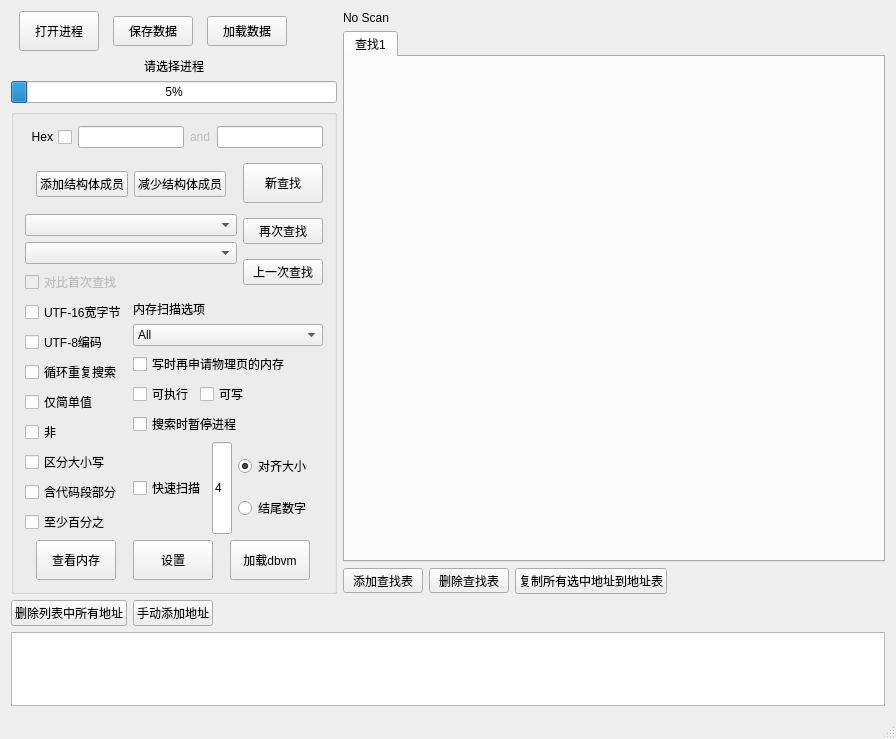
<?xml version="1.0" encoding="UTF-8"?>
<ui version="4.0">
 <class>CheatEngine_With_QtClass</class>
 <widget class="QMainWindow" name="CheatEngine_With_QtClass">
  <property name="geometry">
   <rect>
    <x>0</x>
    <y>0</y>
    <width>896</width>
    <height>739</height>
   </rect>
  </property>
  <property name="sizePolicy">
   <sizepolicy hsizetype="Expanding" vsizetype="Preferred">
    <horstretch>0</horstretch>
    <verstretch>0</verstretch>
   </sizepolicy>
  </property>
  <property name="acceptDrops">
   <bool>false</bool>
  </property>
  <property name="windowTitle">
   <string>CheatEngine_With_Qt</string>
  </property>
  <widget class="QWidget" name="centralWidget">
   <layout class="QVBoxLayout" name="verticalLayout">
    <item>
     <layout class="QHBoxLayout" name="horizontalLayout" stretch="0,1">
      <item>
       <layout class="QVBoxLayout" name="verticalLayout_scan_panel">
        <item>
         <layout class="QHBoxLayout" name="horizontalLayout_9">
          <item>
           <widget class="QPushButton" name="pushButton_openProcess">
            <property name="sizePolicy">
             <sizepolicy hsizetype="Fixed" vsizetype="Fixed">
              <horstretch>0</horstretch>
              <verstretch>0</verstretch>
             </sizepolicy>
            </property>
            <property name="minimumSize">
             <size>
              <width>0</width>
              <height>40</height>
             </size>
            </property>
            <property name="text">
             <string>打开进程</string>
            </property>
           </widget>
          </item>
          <item>
           <widget class="QPushButton" name="pushButton_save_data_to_file">
            <property name="sizePolicy">
             <sizepolicy hsizetype="Fixed" vsizetype="Fixed">
              <horstretch>0</horstretch>
              <verstretch>0</verstretch>
             </sizepolicy>
            </property>
            <property name="minimumSize">
             <size>
              <width>0</width>
              <height>30</height>
             </size>
            </property>
            <property name="text">
             <string>保存数据</string>
            </property>
           </widget>
          </item>
          <item>
           <widget class="QPushButton" name="pushButton_load_data_from_file">
            <property name="sizePolicy">
             <sizepolicy hsizetype="Fixed" vsizetype="Fixed">
              <horstretch>0</horstretch>
              <verstretch>0</verstretch>
             </sizepolicy>
            </property>
            <property name="minimumSize">
             <size>
              <width>0</width>
              <height>30</height>
             </size>
            </property>
            <property name="text">
             <string>加载数据</string>
            </property>
           </widget>
          </item>
          <item>
           <spacer name="horizontalSpacer">
            <property name="orientation">
             <enum>Qt::Orientation::Horizontal</enum>
            </property>
            <property name="sizeType">
             <enum>QSizePolicy::Policy::Fixed</enum>
            </property>
            <property name="sizeHint" stdset="0">
             <size>
              <width>40</width>
              <height>20</height>
             </size>
            </property>
           </spacer>
          </item>
         </layout>
        </item>
        <item>
         <layout class="QVBoxLayout" name="verticalLayout_2">
          <property name="sizeConstraint">
           <enum>QLayout::SizeConstraint::SetDefaultConstraint</enum>
          </property>
          <property name="bottomMargin">
           <number>0</number>
          </property>
          <item>
           <widget class="QLabel" name="label_Process_name">
            <property name="sizePolicy">
             <sizepolicy hsizetype="Expanding" vsizetype="Fixed">
              <horstretch>0</horstretch>
              <verstretch>0</verstretch>
             </sizepolicy>
            </property>
            <property name="autoFillBackground">
             <bool>true</bool>
            </property>
            <property name="text">
             <string>请选择进程</string>
            </property>
            <property name="alignment">
             <set>Qt::AlignmentFlag::AlignCenter</set>
            </property>
           </widget>
          </item>
          <item>
           <widget class="QProgressBar" name="progressBar">
            <property name="enabled">
             <bool>true</bool>
            </property>
            <property name="sizePolicy">
             <sizepolicy hsizetype="Expanding" vsizetype="Fixed">
              <horstretch>0</horstretch>
              <verstretch>0</verstretch>
             </sizepolicy>
            </property>
            <property name="value">
             <number>5</number>
            </property>
           </widget>
          </item>
         </layout>
        </item>
        <item>
         <widget class="QGroupBox" name="groupBox">
          <property name="sizePolicy">
           <sizepolicy hsizetype="Fixed" vsizetype="Fixed">
            <horstretch>0</horstretch>
            <verstretch>0</verstretch>
           </sizepolicy>
          </property>
          <property name="title">
           <string/>
          </property>
          <layout class="QVBoxLayout" name="verticalLayout_11">
           <item>
            <layout class="QHBoxLayout" name="horizontalLayout_scan_input" stretch="0,1,0,1">
             <item>
              <widget class="QCheckBox" name="checkBox_Hex_Value">
               <property name="sizePolicy">
                <sizepolicy hsizetype="Expanding" vsizetype="Fixed">
                 <horstretch>0</horstretch>
                 <verstretch>0</verstretch>
                </sizepolicy>
               </property>
               <property name="layoutDirection">
                <enum>Qt::LayoutDirection::RightToLeft</enum>
               </property>
               <property name="text">
                <string>Hex</string>
               </property>
              </widget>
             </item>
             <item>
              <widget class="QLineEdit" name="lineEdit_ValueInput">
               <property name="sizePolicy">
                <sizepolicy hsizetype="Ignored" vsizetype="Fixed">
                 <horstretch>0</horstretch>
                 <verstretch>0</verstretch>
                </sizepolicy>
               </property>
              </widget>
             </item>
             <item>
              <widget class="QLabel" name="label_and">
               <property name="enabled">
                <bool>false</bool>
               </property>
               <property name="sizePolicy">
                <sizepolicy hsizetype="Fixed" vsizetype="Fixed">
                 <horstretch>0</horstretch>
                 <verstretch>0</verstretch>
                </sizepolicy>
               </property>
               <property name="minimumSize">
                <size>
                 <width>0</width>
                 <height>0</height>
                </size>
               </property>
               <property name="text">
                <string>and</string>
               </property>
              </widget>
             </item>
             <item>
              <widget class="QLineEdit" name="lineEdit_ValueInput2">
               <property name="enabled">
                <bool>true</bool>
               </property>
               <property name="sizePolicy">
                <sizepolicy hsizetype="Ignored" vsizetype="Fixed">
                 <horstretch>0</horstretch>
                 <verstretch>0</verstretch>
                </sizepolicy>
               </property>
              </widget>
             </item>
            </layout>
           </item>
           <item>
            <layout class="QHBoxLayout" name="horizontalLayout_10" stretch="1,0">
             <item>
              <layout class="QVBoxLayout" name="verticalLayout_5">
               <item>
                <widget class="QWidget" name="widget_StructurePanel" native="true">
                 <layout class="QVBoxLayout" name="verticalLayout_9">
                  <item>
                   <layout class="QVBoxLayout" name="layout_Struct_MemberList">
                    <item>
                     <widget class="QWidget" name="widget_Standard_Struct_InputArea" native="true"/>
                    </item>
                    <item>
                     <layout class="QHBoxLayout" name="horizontalLayout_2">
                      <item>
                       <widget class="QPushButton" name="pushButton_Add_Struct_Member">
                        <property name="text">
                         <string>添加结构体成员</string>
                        </property>
                       </widget>
                      </item>
                      <item>
                       <widget class="QPushButton" name="pushButton_Remove_Struct_Member">
                        <property name="text">
                         <string>减少结构体成员</string>
                        </property>
                       </widget>
                      </item>
                     </layout>
                    </item>
                   </layout>
                  </item>
                 </layout>
                </widget>
               </item>
               <item>
                <widget class="QComboBox" name="comboBox_Value_Data_Size">
                 <property name="sizePolicy">
                  <sizepolicy hsizetype="Expanding" vsizetype="Fixed">
                   <horstretch>0</horstretch>
                   <verstretch>0</verstretch>
                  </sizepolicy>
                 </property>
                </widget>
               </item>
               <item>
                <widget class="QComboBox" name="comboBox_atribute_For_Find">
                 <property name="sizePolicy">
                  <sizepolicy hsizetype="Expanding" vsizetype="Fixed">
                   <horstretch>0</horstretch>
                   <verstretch>0</verstretch>
                  </sizepolicy>
                 </property>
                </widget>
               </item>
               <item>
                <widget class="QCheckBox" name="checkBox_compare_first_scan">
                 <property name="enabled">
                  <bool>false</bool>
                 </property>
                 <property name="sizePolicy">
                  <sizepolicy hsizetype="Fixed" vsizetype="Fixed">
                   <horstretch>0</horstretch>
                   <verstretch>0</verstretch>
                  </sizepolicy>
                 </property>
                 <property name="text">
                  <string>对比首次查找</string>
                 </property>
                </widget>
               </item>
              </layout>
             </item>
             <item>
              <layout class="QVBoxLayout" name="verticalLayout_12">
               <item>
                <widget class="QPushButton" name="pushButton_new_find">
                 <property name="sizePolicy">
                  <sizepolicy hsizetype="Fixed" vsizetype="Fixed">
                   <horstretch>0</horstretch>
                   <verstretch>0</verstretch>
                  </sizepolicy>
                 </property>
                 <property name="minimumSize">
                  <size>
                   <width>0</width>
                   <height>40</height>
                  </size>
                 </property>
                 <property name="text">
                  <string>新查找</string>
                 </property>
                </widget>
               </item>
               <item>
                <widget class="QPushButton" name="pushButton_next_find">
                 <property name="sizePolicy">
                  <sizepolicy hsizetype="Fixed" vsizetype="Fixed">
                   <horstretch>0</horstretch>
                   <verstretch>0</verstretch>
                  </sizepolicy>
                 </property>
                 <property name="text">
                  <string>再次查找</string>
                 </property>
                </widget>
               </item>
               <item>
                <widget class="QPushButton" name="pushButton_pre_find">
                 <property name="sizePolicy">
                  <sizepolicy hsizetype="Fixed" vsizetype="Fixed">
                   <horstretch>0</horstretch>
                   <verstretch>0</verstretch>
                  </sizepolicy>
                 </property>
                 <property name="text">
                  <string>上一次查找</string>
                 </property>
                </widget>
               </item>
              </layout>
             </item>
            </layout>
           </item>
           <item>
            <layout class="QHBoxLayout" name="horizontalLayout_7" stretch="0,1">
             <item>
              <layout class="QVBoxLayout" name="verticalLayout_4">
               <item>
                <widget class="QCheckBox" name="checkBox_use_UTF16">
                 <property name="sizePolicy">
                  <sizepolicy hsizetype="Fixed" vsizetype="Fixed">
                   <horstretch>0</horstretch>
                   <verstretch>0</verstretch>
                  </sizepolicy>
                 </property>
                 <property name="minimumSize">
                  <size>
                   <width>0</width>
                   <height>0</height>
                  </size>
                 </property>
                 <property name="text">
                  <string>UTF-16宽字节</string>
                 </property>
                </widget>
               </item>
               <item>
                <widget class="QCheckBox" name="checkBox_use_UTF8">
                 <property name="sizePolicy">
                  <sizepolicy hsizetype="Fixed" vsizetype="Fixed">
                   <horstretch>0</horstretch>
                   <verstretch>0</verstretch>
                  </sizepolicy>
                 </property>
                 <property name="text">
                  <string>UTF-8编码</string>
                 </property>
                </widget>
               </item>
               <item>
                <widget class="QCheckBox" name="checkBox_repeat">
                 <property name="sizePolicy">
                  <sizepolicy hsizetype="Fixed" vsizetype="Fixed">
                   <horstretch>0</horstretch>
                   <verstretch>0</verstretch>
                  </sizepolicy>
                 </property>
                 <property name="text">
                  <string>循环重复搜索</string>
                 </property>
                </widget>
               </item>
               <item>
                <widget class="QCheckBox" name="checkBox_Only_Simple_Value">
                 <property name="sizePolicy">
                  <sizepolicy hsizetype="Fixed" vsizetype="Fixed">
                   <horstretch>0</horstretch>
                   <verstretch>0</verstretch>
                  </sizepolicy>
                 </property>
                 <property name="text">
                  <string>仅简单值</string>
                 </property>
                </widget>
               </item>
               <item>
                <widget class="QCheckBox" name="checkBox_Not">
                 <property name="sizePolicy">
                  <sizepolicy hsizetype="Fixed" vsizetype="Fixed">
                   <horstretch>0</horstretch>
                   <verstretch>0</verstretch>
                  </sizepolicy>
                 </property>
                 <property name="text">
                  <string>非</string>
                 </property>
                </widget>
               </item>
               <item>
                <widget class="QCheckBox" name="checkBox_Caps_Check">
                 <property name="sizePolicy">
                  <sizepolicy hsizetype="Fixed" vsizetype="Fixed">
                   <horstretch>0</horstretch>
                   <verstretch>0</verstretch>
                  </sizepolicy>
                 </property>
                 <property name="text">
                  <string>区分大小写</string>
                 </property>
                </widget>
               </item>
               <item>
                <widget class="QCheckBox" name="checkBox_Include_Code_Section">
                 <property name="sizePolicy">
                  <sizepolicy hsizetype="Fixed" vsizetype="Fixed">
                   <horstretch>0</horstretch>
                   <verstretch>0</verstretch>
                  </sizepolicy>
                 </property>
                 <property name="text">
                  <string>含代码段部分</string>
                 </property>
                </widget>
               </item>
               <item>
                <widget class="QCheckBox" name="checkBox_percent">
                 <property name="sizePolicy">
                  <sizepolicy hsizetype="Fixed" vsizetype="Fixed">
                   <horstretch>0</horstretch>
                   <verstretch>0</verstretch>
                  </sizepolicy>
                 </property>
                 <property name="text">
                  <string>至少百分之</string>
                 </property>
                </widget>
               </item>
               <item>
                <spacer name="verticalSpacer_2">
                 <property name="orientation">
                  <enum>Qt::Orientation::Vertical</enum>
                 </property>
                 <property name="sizeHint" stdset="0">
                  <size>
                   <width>20</width>
                   <height>0</height>
                  </size>
                 </property>
                </spacer>
               </item>
              </layout>
             </item>
             <item>
              <layout class="QVBoxLayout" name="verticalLayout_7">
               <item>
                <widget class="QLabel" name="label">
                 <property name="enabled">
                  <bool>true</bool>
                 </property>
                 <property name="sizePolicy">
                  <sizepolicy hsizetype="Fixed" vsizetype="Fixed">
                   <horstretch>0</horstretch>
                   <verstretch>0</verstretch>
                  </sizepolicy>
                 </property>
                 <property name="text">
                  <string>内存扫描选项</string>
                 </property>
                 <property name="alignment">
                  <set>Qt::AlignmentFlag::AlignLeading|Qt::AlignmentFlag::AlignLeft|Qt::AlignmentFlag::AlignVCenter</set>
                 </property>
                </widget>
               </item>
               <item>
                <widget class="QComboBox" name="comboBox_process_module_List">
                 <property name="sizePolicy">
                  <sizepolicy hsizetype="Expanding" vsizetype="Fixed">
                   <horstretch>0</horstretch>
                   <verstretch>0</verstretch>
                  </sizepolicy>
                 </property>
                 <property name="layoutDirection">
                  <enum>Qt::LayoutDirection::LeftToRight</enum>
                 </property>
                 <item>
                  <property name="text">
                   <string>All</string>
                  </property>
                 </item>
                </widget>
               </item>
               <item>
                <widget class="QCheckBox" name="checkBox_8">
                 <property name="sizePolicy">
                  <sizepolicy hsizetype="Fixed" vsizetype="Fixed">
                   <horstretch>0</horstretch>
                   <verstretch>0</verstretch>
                  </sizepolicy>
                 </property>
                 <property name="text">
                  <string>写时再申请物理页的内存</string>
                 </property>
                </widget>
               </item>
               <item>
                <layout class="QHBoxLayout" name="horizontalLayout_4">
                 <item>
                  <widget class="QCheckBox" name="checkBox_able_to_execute">
                   <property name="sizePolicy">
                    <sizepolicy hsizetype="Fixed" vsizetype="Fixed">
                     <horstretch>0</horstretch>
                     <verstretch>0</verstretch>
                    </sizepolicy>
                   </property>
                   <property name="text">
                    <string>可执行</string>
                   </property>
                  </widget>
                 </item>
                 <item>
                  <widget class="QCheckBox" name="checkBox_able_to_write">
                   <property name="sizePolicy">
                    <sizepolicy hsizetype="Fixed" vsizetype="Fixed">
                     <horstretch>0</horstretch>
                     <verstretch>0</verstretch>
                    </sizepolicy>
                   </property>
                   <property name="text">
                    <string>可写</string>
                   </property>
                  </widget>
                 </item>
                 <item>
                  <spacer name="horizontalSpacer_4">
                   <property name="orientation">
                    <enum>Qt::Orientation::Horizontal</enum>
                   </property>
                   <property name="sizeHint" stdset="0">
                    <size>
                     <width>40</width>
                     <height>20</height>
                    </size>
                   </property>
                  </spacer>
                 </item>
                </layout>
               </item>
               <item>
                <widget class="QCheckBox" name="checkBox_scaning_suspend_process">
                 <property name="sizePolicy">
                  <sizepolicy hsizetype="Fixed" vsizetype="Fixed">
                   <horstretch>0</horstretch>
                   <verstretch>0</verstretch>
                  </sizepolicy>
                 </property>
                 <property name="text">
                  <string>搜索时暂停进程</string>
                 </property>
                </widget>
               </item>
               <item>
                <layout class="QHBoxLayout" name="horizontalLayout_3">
                 <item>
                  <widget class="QCheckBox" name="checkBox_fast_scan">
                   <property name="sizePolicy">
                    <sizepolicy hsizetype="Fixed" vsizetype="Fixed">
                     <horstretch>0</horstretch>
                     <verstretch>0</verstretch>
                    </sizepolicy>
                   </property>
                   <property name="text">
                    <string>快速扫描</string>
                   </property>
                  </widget>
                 </item>
                 <item>
                  <widget class="QLineEdit" name="lineEdit_fast_scan_value">
                   <property name="sizePolicy">
                    <sizepolicy hsizetype="Fixed" vsizetype="Expanding">
                     <horstretch>0</horstretch>
                     <verstretch>0</verstretch>
                    </sizepolicy>
                   </property>
                   <property name="maximumSize">
                    <size>
                     <width>20</width>
                     <height>16777215</height>
                    </size>
                   </property>
                   <property name="text">
                    <string>4</string>
                   </property>
                   <property name="alignment">
                    <set>Qt::AlignmentFlag::AlignLeading|Qt::AlignmentFlag::AlignLeft|Qt::AlignmentFlag::AlignVCenter</set>
                   </property>
                  </widget>
                 </item>
                 <item>
                  <layout class="QVBoxLayout" name="verticalLayout_6">
                   <item>
                    <widget class="QRadioButton" name="radioButton_align_size">
                     <property name="sizePolicy">
                      <sizepolicy hsizetype="Fixed" vsizetype="Fixed">
                       <horstretch>0</horstretch>
                       <verstretch>0</verstretch>
                      </sizepolicy>
                     </property>
                     <property name="text">
                      <string>对齐大小</string>
                     </property>
                     <property name="checked">
                      <bool>true</bool>
                     </property>
                    </widget>
                   </item>
                   <item>
                    <widget class="QRadioButton" name="radioButton_end_number">
                     <property name="sizePolicy">
                      <sizepolicy hsizetype="Fixed" vsizetype="Fixed">
                       <horstretch>0</horstretch>
                       <verstretch>0</verstretch>
                      </sizepolicy>
                     </property>
                     <property name="text">
                      <string>结尾数字</string>
                     </property>
                    </widget>
                   </item>
                  </layout>
                 </item>
                 <item>
                  <spacer name="horizontalSpacer_5">
                   <property name="orientation">
                    <enum>Qt::Orientation::Horizontal</enum>
                   </property>
                   <property name="sizeHint" stdset="0">
                    <size>
                     <width>0</width>
                     <height>0</height>
                    </size>
                   </property>
                  </spacer>
                 </item>
                </layout>
               </item>
              </layout>
             </item>
            </layout>
           </item>
           <item>
            <layout class="QHBoxLayout" name="horizontalLayout_5">
             <item>
              <widget class="QPushButton" name="pushButton_Memory_View">
               <property name="sizePolicy">
                <sizepolicy hsizetype="Fixed" vsizetype="Fixed">
                 <horstretch>0</horstretch>
                 <verstretch>0</verstretch>
                </sizepolicy>
               </property>
               <property name="minimumSize">
                <size>
                 <width>0</width>
                 <height>40</height>
                </size>
               </property>
               <property name="text">
                <string>查看内存</string>
               </property>
              </widget>
             </item>
             <item>
              <widget class="QPushButton" name="pushButton_settings">
               <property name="sizePolicy">
                <sizepolicy hsizetype="Fixed" vsizetype="Fixed">
                 <horstretch>0</horstretch>
                 <verstretch>0</verstretch>
                </sizepolicy>
               </property>
               <property name="minimumSize">
                <size>
                 <width>0</width>
                 <height>40</height>
                </size>
               </property>
               <property name="text">
                <string>设置</string>
               </property>
              </widget>
             </item>
             <item>
              <widget class="QPushButton" name="pushButton_load_dbvm">
               <property name="sizePolicy">
                <sizepolicy hsizetype="Fixed" vsizetype="Fixed">
                 <horstretch>0</horstretch>
                 <verstretch>0</verstretch>
                </sizepolicy>
               </property>
               <property name="minimumSize">
                <size>
                 <width>0</width>
                 <height>40</height>
                </size>
               </property>
               <property name="text">
                <string>加载dbvm</string>
               </property>
              </widget>
             </item>
            </layout>
           </item>
          </layout>
         </widget>
        </item>
        <item>
         <spacer name="verticalSpacer">
          <property name="orientation">
           <enum>Qt::Orientation::Vertical</enum>
          </property>
          <property name="sizeHint" stdset="0">
           <size>
            <width>0</width>
            <height>0</height>
           </size>
          </property>
         </spacer>
        </item>
       </layout>
      </item>
      <item>
       <layout class="QVBoxLayout" name="verticalLayout_8">
        <item>
         <widget class="QLabel" name="label_scan_result">
          <property name="text">
           <string>No Scan</string>
          </property>
         </widget>
        </item>
        <item>
         <widget class="QTabWidget" name="tabWidget">
          <property name="sizePolicy">
           <sizepolicy hsizetype="Expanding" vsizetype="Expanding">
            <horstretch>0</horstretch>
            <verstretch>10</verstretch>
           </sizepolicy>
          </property>
          <property name="currentIndex">
           <number>0</number>
          </property>
          <widget class="QWidget" name="tab">
           <attribute name="title">
            <string>查找1</string>
           </attribute>
          </widget>
         </widget>
        </item>
        <item>
         <layout class="QHBoxLayout" name="horizontalLayout_6">
          <item>
           <widget class="QPushButton" name="pushButton_add_scan_TabWidget">
            <property name="sizePolicy">
             <sizepolicy hsizetype="Fixed" vsizetype="Fixed">
              <horstretch>0</horstretch>
              <verstretch>0</verstretch>
             </sizepolicy>
            </property>
            <property name="maximumSize">
             <size>
              <width>80</width>
              <height>25</height>
             </size>
            </property>
            <property name="text">
             <string>添加查找表</string>
            </property>
           </widget>
          </item>
          <item>
           <widget class="QPushButton" name="pushButton_remove_scan_TabWidget">
            <property name="sizePolicy">
             <sizepolicy hsizetype="Fixed" vsizetype="Fixed">
              <horstretch>0</horstretch>
              <verstretch>0</verstretch>
             </sizepolicy>
            </property>
            <property name="maximumSize">
             <size>
              <width>80</width>
              <height>25</height>
             </size>
            </property>
            <property name="text">
             <string>删除查找表</string>
            </property>
           </widget>
          </item>
          <item>
           <widget class="QPushButton" name="pushButton_copy_all_scan_address_to_address_list">
            <property name="sizePolicy">
             <sizepolicy hsizetype="Fixed" vsizetype="Fixed">
              <horstretch>0</horstretch>
              <verstretch>0</verstretch>
             </sizepolicy>
            </property>
            <property name="text">
             <string>复制所有选中地址到地址表</string>
            </property>
           </widget>
          </item>
          <item>
           <spacer name="horizontalSpacer_3">
            <property name="orientation">
             <enum>Qt::Orientation::Horizontal</enum>
            </property>
            <property name="sizeHint" stdset="0">
             <size>
              <width>40</width>
              <height>20</height>
             </size>
            </property>
           </spacer>
          </item>
         </layout>
        </item>
       </layout>
      </item>
     </layout>
    </item>
    <item>
     <layout class="QHBoxLayout" name="horizontalLayout_8">
      <item>
       <widget class="QPushButton" name="pushButton_delete_all_address">
        <property name="sizePolicy">
         <sizepolicy hsizetype="Fixed" vsizetype="Fixed">
          <horstretch>0</horstretch>
          <verstretch>0</verstretch>
         </sizepolicy>
        </property>
        <property name="text">
         <string>删除列表中所有地址</string>
        </property>
       </widget>
      </item>
      <item>
       <widget class="QPushButton" name="pushButton_add_address">
        <property name="sizePolicy">
         <sizepolicy hsizetype="Fixed" vsizetype="Fixed">
          <horstretch>0</horstretch>
          <verstretch>0</verstretch>
         </sizepolicy>
        </property>
        <property name="text">
         <string>手动添加地址</string>
        </property>
       </widget>
      </item>
      <item>
       <spacer name="horizontalSpacer_2">
        <property name="orientation">
         <enum>Qt::Orientation::Horizontal</enum>
        </property>
        <property name="sizeHint" stdset="0">
         <size>
          <width>40</width>
          <height>20</height>
         </size>
        </property>
       </spacer>
      </item>
     </layout>
    </item>
    <item>
     <widget class="QTableWidget" name="tableWidget_addressList">
      <property name="rowCount">
       <number>0</number>
      </property>
      <property name="columnCount">
       <number>0</number>
      </property>
     </widget>
    </item>
   </layout>
  </widget>
  <widget class="QStatusBar" name="statusBar"/>
 </widget>
 <layoutdefault spacing="6" margin="11"/>
 <resources>
  <include location="CheatEngine_With_Qt.qrc"/>
 </resources>
 <connections/>
</ui>
